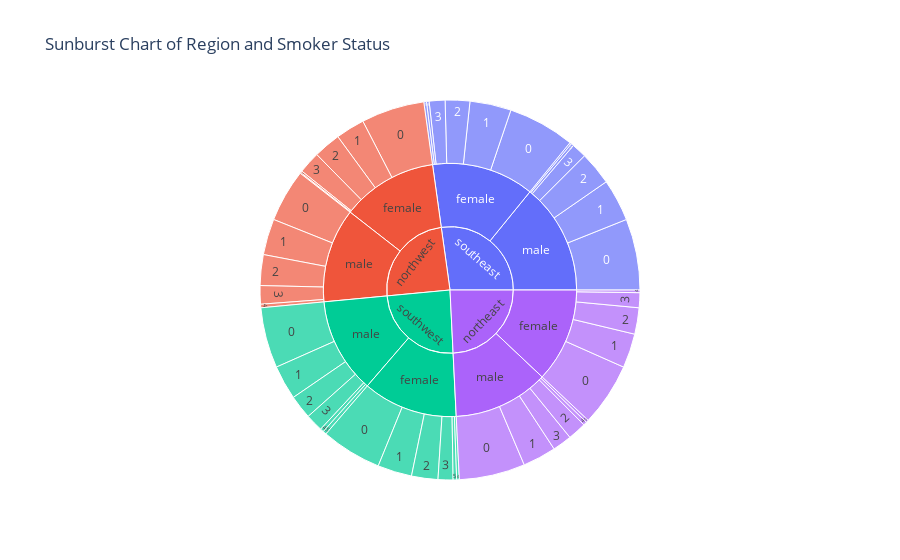

Notebook cell for this chart:
### Code cell
fig = px.sunburst(df, path=['region', 'sex','children'], title='Sunburst Chart of Region and Smoker Status')
fig.show()

### Figure 1 — Plotly figure (JSON) as saved in the notebook; plotly's stock layout.template omitted (floating-point values rounded to 4 significant figures)
{"data": [{"branchvalues": "total", "domain": {"x": [0, 1], "y": [0, 1]}, "hovertemplate": "labels=%{label}<br>count=%{value}<br>parent=%{parent}<br>id=%{id}<extra></extra>", "ids": ["northeast/female/0", "northwest/female/0", "southeast/female/0", "southwest/female/0", "northeast/male/0", "northwest/male/0", "southeast/male/0", "southwest/male/0", "northeast/female/1", "northwest/female/1", "southeast/female/1", "southwest/female/1", "northeast/male/1", "northwest/male/1", "southeast/male/1", "southwest/male/1", "northeast/female/2", "northwest/female/2", "southeast/female/2", "southwest/female/2", "northeast/male/2", "northwest/male/2", "southeast/male/2", "southwest/male/2", "northeast/female/3", "northwest/female/3", "southeast/female/3", "southwest/female/3", "northeast/male/3", "northwest/male/3", "southeast/male/3", "southwest/male/3", "northeast/female/4", "northwest/female/4", "southeast/female/4", "southwest/female/4", "northeast/male/4", "northwest/male/4", "southeast/male/4", "southwest/male/4", "northwest/female/5", "southeast/female/5", "southwest/female/5", "northeast/male/5", "southeast/male/5", "southwest/male/5", "northeast/female", "northwest/female", "southeast/female", "southwest/female", "northeast/male", "northwest/male", "southeast/male", "southwest/male", "northeast", "northwest", "southeast", "southwest"], "labels": ["0", "0", "0", "0", "0", "0", "0", "0", "1", "1", "1", "1", "1", "1", "1", "1", "2", "2", "2", "2", "2", "2", "2", "2", "3", "3", "3", "3", "3", "3", "3", "3", "4", "4", "4", "4", "4", "4", "4", "4", "5", "5", "5", "5", "5", "5", "female", "female", "female", "female", "male", "male", "male", "male", "northeast", "northwest", "southeast", "southwest"], "name": "", "parents": ["northeast/female", "northwest/female", "southeast/female", "southwest/female", "northeast/male", "northwest/male", "southeast/male", "southwest/male", "northeast/female", "northwest/female", "southeast/female", "southwest/female", "northeast/male", "northwest/male", "southeast/male", "southwest/male", "northeast/female", "northwest/female", "southeast/female", "southwest/female", "northeast/male", "northwest/male", "southeast/male", "southwest/male", "northeast/female", "northwest/female", "southeast/female", "southwest/female", "northeast/male", "northwest/male", "southeast/male", "southwest/male", "northeast/female", "northwest/female", "southeast/female", "southwest/female", "northeast/male", "northwest/male", "southeast/male", "southwest/male", "northwest/female", "southeast/female", "southwest/female", "northeast/male", "southeast/male", "southwest/male", "northeast", "northwest", "southeast", "southwest", "northeast", "northwest", "southeast", "southwest", "", "", "", ""], "type": "sunburst", "values": [72, 72, 76, 69, 75, 60, 81, 69, 39, 33, 47, 39, 38, 41, 48, 39, 30, 31, 28, 30, 21, 35, 38, 27, 17, 25, 18, 17, 22, 21, 17, 20, 3, 2, 3, 3, 4, 4, 2, 4, 1, 3, 4, 3, 3, 4, 161, 164, 175, 162, 163, 161, 189, 163, 324, 325, 364, 325]}], "layout": {"legend": {"tracegroupgap": 0}, "title": {"text": "Sunburst Chart of Region and Smoker Status"}}}
